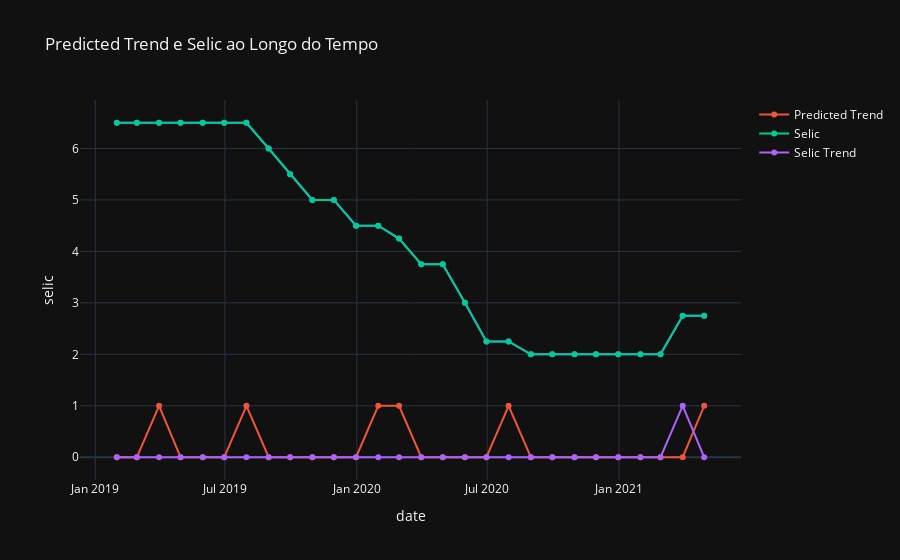

Notebook code cell kept with this figure:
### Code cell
line_trace = go.Scatter(x=df_macroeconomic_scored['date'], y=df_macroeconomic_scored['predicted_trend'], mode='lines+markers', name='Predicted Trend')

fig = px.line(df_macroeconomic_scored, x='date', y='selic', markers=True, title='Predicted Trend e Selic ao Longo do Tempo')
fig.add_trace(line_trace)
fig.add_scatter(x=df_macroeconomic_scored['date'], y=df_macroeconomic_scored['selic'], mode='lines+markers', name='Selic')
fig.add_scatter(x=df_macroeconomic_scored['date'], y=df_macroeconomic_scored['selic_trend'], mode='lines+markers', name='Selic Trend')
fig.update_layout(template='plotly_dark')

fig.show()

### Figure 1 — Plotly figure (JSON) as saved in the notebook; plotly's stock layout.template omitted (floating-point values rounded to 4 significant figures)
{"data": [{"hovertemplate": "date=%{x}<br>selic=%{y}<extra></extra>", "legendgroup": "", "line": {"color": "#636efa", "dash": "solid"}, "marker": {"symbol": "circle"}, "mode": "lines+markers", "name": "", "orientation": "v", "showlegend": false, "type": "scatter", "x": ["2019-01-31", "2019-02-28", "2019-03-31", "2019-04-30", "2019-05-31", "2019-06-30", "2019-07-31", "2019-08-31", "2019-09-30", "2019-10-31", "2019-11-30", "2019-12-31", "2020-01-31", "2020-02-29", "2020-03-31", "2020-04-30", "2020-05-31", "2020-06-30", "2020-07-31", "2020-08-31", "2020-09-30", "2020-10-31", "2020-11-30", "2020-12-31", "2021-01-31", "2021-02-28", "2021-03-31", "2021-04-30"], "xaxis": "x", "y": [6.5, 6.5, 6.5, 6.5, 6.5, 6.5, 6.5, 6, 5.5, 5, 5, 4.5, 4.5, 4.25, 3.75, 3.75, 3, 2.25, 2.25, 2, 2, 2, 2, 2, 2, 2, 2.75, 2.75], "yaxis": "y"}, {"mode": "lines+markers", "name": "Predicted Trend", "type": "scatter", "x": ["2019-01-31", "2019-02-28", "2019-03-31", "2019-04-30", "2019-05-31", "2019-06-30", "2019-07-31", "2019-08-31", "2019-09-30", "2019-10-31", "2019-11-30", "2019-12-31", "2020-01-31", "2020-02-29", "2020-03-31", "2020-04-30", "2020-05-31", "2020-06-30", "2020-07-31", "2020-08-31", "2020-09-30", "2020-10-31", "2020-11-30", "2020-12-31", "2021-01-31", "2021-02-28", "2021-03-31", "2021-04-30"], "y": [0, 0, 1, 0, 0, 0, 1, 0, 0, 0, 0, 0, 1, 1, 0, 0, 0, 0, 1, 0, 0, 0, 0, 0, 0, 0, 0, 1]}, {"mode": "lines+markers", "name": "Selic", "type": "scatter", "x": ["2019-01-31", "2019-02-28", "2019-03-31", "2019-04-30", "2019-05-31", "2019-06-30", "2019-07-31", "2019-08-31", "2019-09-30", "2019-10-31", "2019-11-30", "2019-12-31", "2020-01-31", "2020-02-29", "2020-03-31", "2020-04-30", "2020-05-31", "2020-06-30", "2020-07-31", "2020-08-31", "2020-09-30", "2020-10-31", "2020-11-30", "2020-12-31", "2021-01-31", "2021-02-28", "2021-03-31", "2021-04-30"], "y": [6.5, 6.5, 6.5, 6.5, 6.5, 6.5, 6.5, 6, 5.5, 5, 5, 4.5, 4.5, 4.25, 3.75, 3.75, 3, 2.25, 2.25, 2, 2, 2, 2, 2, 2, 2, 2.75, 2.75]}, {"mode": "lines+markers", "name": "Selic Trend", "type": "scatter", "x": ["2019-01-31", "2019-02-28", "2019-03-31", "2019-04-30", "2019-05-31", "2019-06-30", "2019-07-31", "2019-08-31", "2019-09-30", "2019-10-31", "2019-11-30", "2019-12-31", "2020-01-31", "2020-02-29", "2020-03-31", "2020-04-30", "2020-05-31", "2020-06-30", "2020-07-31", "2020-08-31", "2020-09-30", "2020-10-31", "2020-11-30", "2020-12-31", "2021-01-31", "2021-02-28", "2021-03-31", "2021-04-30"], "y": [0, 0, 0, 0, 0, 0, 0, 0, 0, 0, 0, 0, 0, 0, 0, 0, 0, 0, 0, 0, 0, 0, 0, 0, 0, 0, 1, 0]}], "layout": {"legend": {"tracegroupgap": 0}, "title": {"text": "Predicted Trend e Selic ao Longo do Tempo"}, "xaxis": {"anchor": "y", "domain": [0, 1], "title": {"text": "date"}}, "yaxis": {"anchor": "x", "domain": [0, 1], "title": {"text": "selic"}}}}
